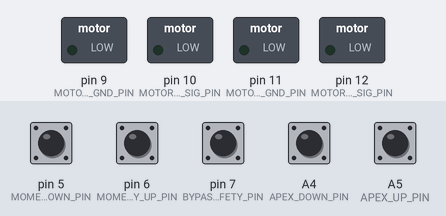
A sketch run on a simulated Arduino Uno, built with avr-gcc and run on an emulated ATmega328P. Shown: switched loads named in the sketch (green lamp = pin HIGH). The test bench sets the inputs (shaded band); at power-on: pin 5 (MOMENTARY_DOWN_PIN), pin 6 (MOMENTARY_UP_PIN), pin 7 (BYPASS_SAFETY_PIN) HIGH, A4 (APEX_DOWN_PIN), A5 (APEX_UP_PIN) LOW. What the sketch prints to the serial monitor is not drawn.

Above: at 1.2 s.
1.3 s: pin 5 (MOMENTARY_DOWN_PIN) pulled LOW for 0.15 s
At 2.3 s:
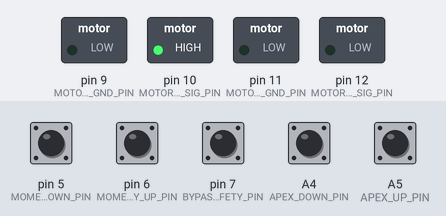
3.1 s: pin 5 (MOMENTARY_DOWN_PIN) pulled LOW for 1 s
At 3.38 s:
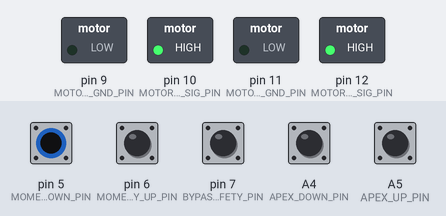
6.1 s: pin 6 (MOMENTARY_UP_PIN) pulled LOW for 1 s
At 7.26 s:
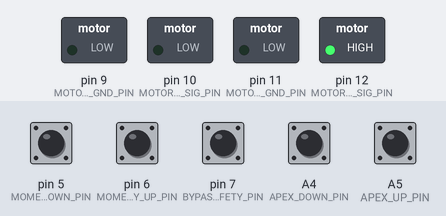
Timing chart, 0 to 9.1 s (numbered marks = the images above; inputs shaded):
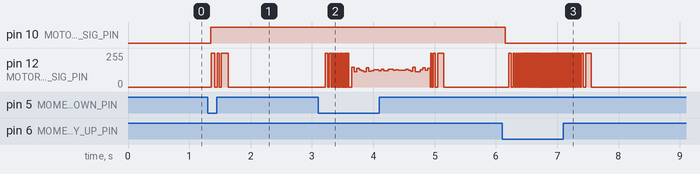

Measured:
- after the input at 1.3 s, pin 10 (MOTOR_DIRECTION_SIG_PIN): LOW → HIGH after 0.05 s; pin 12 (MOTOR_PULSE_SIG_PIN): 0/255 → 255/255 after 0.06 s, → 0/255 0.28 s later
- after the input at 6.1 s, pin 10 (MOTOR_DIRECTION_SIG_PIN): HIGH → LOW after 0.05 s; pin 12 (MOTOR_PULSE_SIG_PIN): goes 49 × (255/255 0.04 s, 0/255 0.03 s), 255/255 0.08 s, then 0/255, starting after 0.11 s

The sketch:

Aquarium.ino
```cpp
/*****************************************************************************
 *
 * At the lowest point the top of the aluminum frame should be at 20.25 inches from the floor.
 *
 * Total travel of hydraulics is 12.00 inches
 *
 *****************************************************************************/

#define USE_APEX_INPUT 1

#if USE_APEX_INPUT
  #define APEX_INPUT_ONLY( x ) x
#else
  #define APEX_INPUT_ONLY( x )
#endif

const int BYPASS_SAFETY_PIN  = 7;
const int MOMENTARY_UP_PIN   = 6;
const int MOMENTARY_DOWN_PIN = 5;
const int SWITCH_GND_PIN     = 4;

const int MOTOR_PULSE_SIG_PIN     = 12;
const int MOTOR_DIRECTION_GND_PIN = 11;
const int MOTOR_DIRECTION_SIG_PIN = 10;
const int MOTOR_PULSE_GND_PIN     = 9;

const int APEX_UP_PIN   = A5;
const int APEX_DOWN_PIN = A4;
const int APEX_GND_PIN  = A2;

//-----------------------------------------------------------------------------
unsigned long usElapsedSince( unsigned long us )
{
  unsigned long now = micros();

  if( now < 0x7FFFFFFF && us > 0x7FFFFFFF )
  {
    // We've wrapped! Correct
    unsigned long elapsed = now + (0xFFFFFFFF - us);
    return elapsed;
  }

  return now - us;
}

//-----------------------------------------------------------------------------
unsigned long msElapsedSince( unsigned long ms )
{
  unsigned long now = millis();

  if( now < 0x7FFFFFFF && ms > 0x7FFFFFFF )
  {
    // We've wrapped! Correct
    unsigned long elapsed = now + (0xFFFFFFFF - ms);
    return elapsed;
  }

  return now - ms;
}

//-----------------------------------------------------------------------------
unsigned long usPerStep( unsigned long stepsPerSecond )
{
  if( stepsPerSecond == 0 )
    return 0xFFFFFFFF;

  // Maximum is 200k steps per second or 1 step every 5 us
  if( stepsPerSecond > 200000 )
    stepsPerSecond = 200000;

  return 1000000 / stepsPerSecond;
}

struct SwitchInput
{
  unsigned long debounceStartMs;
  unsigned long debounceTimeMs;
  int pin;
  int state;
  const char *name;
  bool justTriggered;
  bool justReleased;
  bool isActive;
  bool activeLow;

  void Initialize( unsigned int _pin, const char *_name, int inputMode, bool _activeLow, unsigned long _debounceTimeMs )
  {
    pin = _pin;
    name = _name;
    pinMode( _pin, inputMode );
    state = _activeLow ? HIGH : LOW;
    debounceStartMs = 0;
    justReleased = false;
    justTriggered = false;
    isActive = false;
    activeLow = _activeLow;
    debounceTimeMs = _debounceTimeMs;
  }

  void DebounceInput()
  {
    justTriggered = false;
    justReleased = false;

    // Debounce input switch
    int tmpState = digitalRead( pin );
    if( tmpState != state )
    {
      if( debounceStartMs == 0 )
      {
        debounceStartMs = millis();
      }
      else if( msElapsedSince( debounceStartMs ) > debounceTimeMs )
      {
        state = tmpState;
        debounceStartMs = 0;

        isActive = activeLow ^ state;
        justTriggered = isActive;
        justReleased = !isActive;

//        Serial.print( name );
//        if( isActive )
//        {
//          Serial.println( justReleased ? ": Released" : ": Triggered" );
//        }
//        else
//        {
//          Serial.println( justTriggered ? ": Triggered" : ": Released" );
//        }
      }
    }
  }
};

SwitchInput momentaryUp;
SwitchInput momentaryDown;
SwitchInput bypassSafety;
SwitchInput apexUp;
SwitchInput apexDown;

unsigned long startTimeMs = 0;
unsigned long endTimeMs = 0;
unsigned long dbgOutputTimeMs = 0;
unsigned long lastRampStepTimeUs = 0;
unsigned long lastStepTimeUs = 0;
unsigned long lastResetTimeMs = 0;

long pos = 0;
long motorDir = 0;
long stepCount = 0;
long stepsPerSecond = 0;
long rampStep = 0;

const unsigned long rampIntervalUs = 8000;

const long stepsPerRotation = 200;
const long maxStepsPerSecond = 200;

const long maxPos = 12000;
const long minPos = 100;

void setup()
{
  Serial.begin(9600);
  Serial.println( "Initializing..." );

  momentaryUp.Initialize(   MOMENTARY_UP_PIN,   "Momentary Up",   INPUT_PULLUP, true, 50 );
  momentaryDown.Initialize( MOMENTARY_DOWN_PIN, "Momentary Down", INPUT_PULLUP, true, 50 );
  bypassSafety.Initialize(  BYPASS_SAFETY_PIN,  "Bypass Pin",     INPUT_PULLUP, true, 50 );
  apexUp.Initialize(        APEX_UP_PIN,        "Apex Up",        INPUT,        false, 1000 );
  apexDown.Initialize(      APEX_DOWN_PIN,      "Apex DOWN",      INPUT,        false, 1000 );


  pinMode( MOTOR_DIRECTION_SIG_PIN, OUTPUT );
  pinMode( MOTOR_DIRECTION_GND_PIN, OUTPUT );
  pinMode( MOTOR_PULSE_SIG_PIN,     OUTPUT );
  pinMode( MOTOR_PULSE_GND_PIN,     OUTPUT );
  pinMode( SWITCH_GND_PIN,          OUTPUT );

  pinMode( APEX_UP_PIN,   INPUT );
  pinMode( APEX_DOWN_PIN, INPUT );
  pinMode( APEX_GND_PIN, OUTPUT );

  // Ground pins
  digitalWrite( MOTOR_DIRECTION_GND_PIN, LOW );
  digitalWrite( MOTOR_PULSE_GND_PIN, LOW );
  digitalWrite( SWITCH_GND_PIN, LOW );
  digitalWrite( APEX_GND_PIN, LOW );

  pos = maxPos;
  motorDir = 0;
  rampStep = 0;
  lastRampStepTimeUs = 0;
  lastStepTimeUs = 0;
  stepsPerSecond = 0;
  endTimeMs = 0;
  startTimeMs = 0;

  Serial.println( "Ready!" );
}

// Warning: This does raw low level register manipulation and bypasses ardiuino crap for speed.
// It ignores the pulse pin defined at the top!
void Pulse( int sps )
{
  // Pulse
  if( sps > 0 )
  {
    if( usElapsedSince( lastStepTimeUs ) > usPerStep( sps )/2 )
    {
      static int state = 0;
      lastStepTimeUs = micros();
      state = !state;
      if( state )
      {
        PORTB |= _BV(PB4);
        stepCount++;
        pos += motorDir;
      }
      else
      {
        PORTB &= ~_BV(PB4);
      }
    }
  }
  else
  {
    PORTB &= ~_BV(PB4);
  }
}

void PrintDebug()
{
  // Allow anything to trigger the debug dump
  if( Serial.available() )
  {
    while( Serial.available() ) Serial.read();
    Serial.print( "Bypass Safety: " );
    Serial.print( bypassSafety.isActive ? "true" : "false" );

    Serial.print( "\tApex Up: " );
    Serial.print( apexUp.isActive ? "true" : "false" );

    Serial.print( "\tApex Down: " );
    Serial.print( apexDown.isActive ? "true" : "false" );

    Serial.print( "\tSps " );
    Serial.print( stepsPerSecond );

    Serial.print( "\tPos: " );
    Serial.print( pos );

    Serial.print( "\tStepCount: " );
    Serial.print( stepCount );

    Serial.print( "\tRotations: " );
    Serial.print( ((float)stepCount) / ((float)stepsPerRotation) );

    Serial.print( "\tMotorDir: " );
    Serial.print( motorDir );

    Serial.print( "\tElapsed: " );
    if( endTimeMs > startTimeMs )
    {
      Serial.print( (endTimeMs - startTimeMs)/1000.0f );
    }
    else
    {
      Serial.print( 0 );
    }

    Serial.println( "" );
  }
}

unsigned long dbgTime = 0;

void loop()
{
  // Debounce inputs
  momentaryUp.DebounceInput();
  momentaryDown.DebounceInput();
  bypassSafety.DebounceInput();
  apexUp.DebounceInput();
  apexDown.DebounceInput();

  // Reset if needed
  if( bypassSafety.justReleased )
  {
    if( msElapsedSince( lastResetTimeMs ) < 5000 )
    {
      // If bypass safety is toggled off twice in 2 seconds then reset as minPos
      pos = minPos;
      Serial.print( "Setting pos to min pos: " );
    }
    else
    {
      // Default reset assumes tank is at the heighest point
      pos = maxPos;
      Serial.print( "Setting pos to max pos: " );
    }

    Serial.println( pos );

    lastResetTimeMs = millis();
  }

  // Check if more than two switches are active at once (means likely something bad has happened)
  unsigned int inputBits = 0;
  inputBits |= momentaryUp.isActive * (1 << 0 );
  inputBits |= momentaryDown.isActive * ( 1 << 1 );
  inputBits |= apexUp.isActive * (1 << 2);
  inputBits |= apexDown.isActive * (1 << 3 );
  bool moreThanOneActive = inputBits && (inputBits & (inputBits-1));

  if( moreThanOneActive )
  {
    rampStep = -1;  // Simma down now
  }
  else
  {
    // Safety override
    if( bypassSafety.isActive )
    {
      if( momentaryUp.isActive )
      {
        digitalWrite( MOTOR_DIRECTION_SIG_PIN, 0 );
        motorDir = 1;
        Pulse( 100 );
      }

      if( momentaryDown.isActive )
      {
        digitalWrite( MOTOR_DIRECTION_SIG_PIN, 1 );
        motorDir = -1;
        Pulse( 100 );
      }

      PrintDebug();
      return;
    }

    if( (momentaryUp.isActive APEX_INPUT_ONLY(|| apexUp.isActive)) && motorDir == 0  )
    {
      if( pos != maxPos )
      {
        startTimeMs = millis();
        endTimeMs = 0;
        stepCount = 0;
      }

      motorDir = 1;
      digitalWrite( MOTOR_DIRECTION_SIG_PIN, 0 );
    }

    if( (momentaryDown.isActive APEX_INPUT_ONLY(|| apexDown.isActive)) && motorDir == 0 )
    {
      if( pos != minPos )
      {
        startTimeMs = millis();
        endTimeMs = 0;
        stepCount = 0;
      }

      motorDir = -1;
      digitalWrite( MOTOR_DIRECTION_SIG_PIN, 1 );
    }

    if( ((momentaryUp.isActive APEX_INPUT_ONLY(|| apexUp.isActive)) && motorDir != -1) ||
        ((momentaryDown.isActive APEX_INPUT_ONLY(|| apexDown.isActive)) && motorDir != 1) )
    {
      rampStep = 1;
    }
    else
    {
      rampStep = -1;
    }
  }

  if( usElapsedSince( lastRampStepTimeUs ) > rampIntervalUs )
  {
    lastRampStepTimeUs = micros();
    stepsPerSecond += rampStep;
  }

  long currMaxStepsPerSecond = maxStepsPerSecond;

  // Buffer
  if( motorDir == 1 && pos < maxPos && (maxPos - pos)/3 < maxStepsPerSecond )
  {
    currMaxStepsPerSecond = max( 50, (maxPos - pos)/3 );
  }

  if( motorDir == -1 && pos > minPos && (pos - minPos)/3 < maxStepsPerSecond )
  {
    currMaxStepsPerSecond = max( 50, (pos - minPos)/3 );
  }

  // Final clamp on sps
  if( stepsPerSecond > currMaxStepsPerSecond )
  {
    stepsPerSecond = currMaxStepsPerSecond;
  }

  if( stepsPerSecond < 0 )
  {
    stepsPerSecond = 0;
  }

  if( (pos >= maxPos && motorDir == 1) || (pos <= minPos && motorDir == -1) )
  {
    stepsPerSecond = 0;
  }

  if( stepsPerSecond == 0 )
  {
    motorDir = 0;

    if( endTimeMs == 0 )
    {
      endTimeMs = millis();
    }
  }

  Pulse( stepsPerSecond );

  PrintDebug();
}
```
